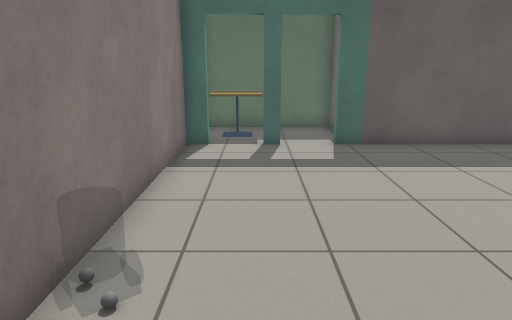
View 1 (above)

17 first-person views from a walk through a robot-simulator world made for Gazebo. The camera is 1.2 m above the floor, tilts 14° down and sees 70° across. The floor is counted in squares, 0.5 m on a side. Each view is taken from the middle of a square. On the plan, view 1 faces up. The plan holds only what a view shows up to about 20 squares ahead; the rest is blank. Simple patterns stand in for the simulator's built-in surfaces.

View 2
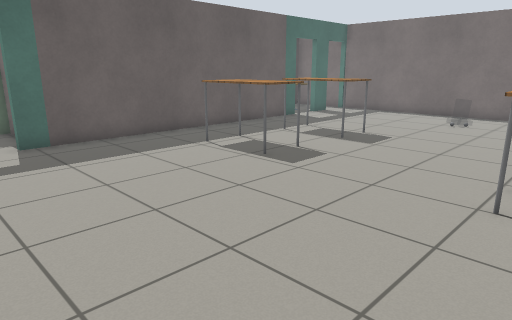

View 3
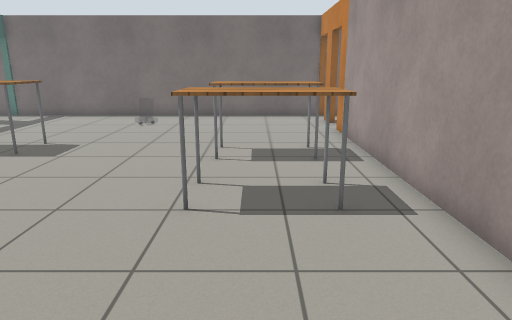

View 4
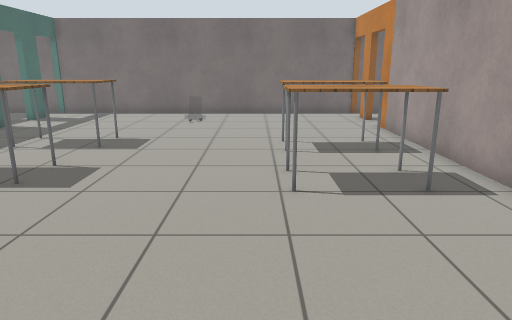

View 5
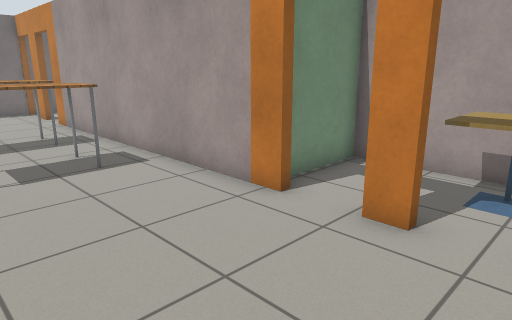

View 6
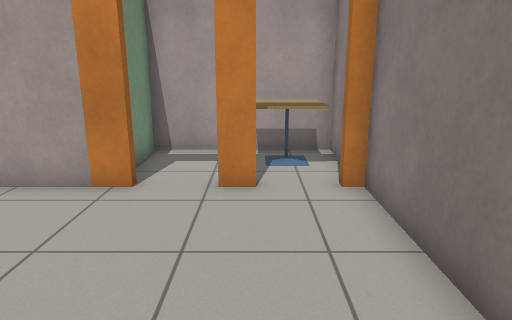

View 7
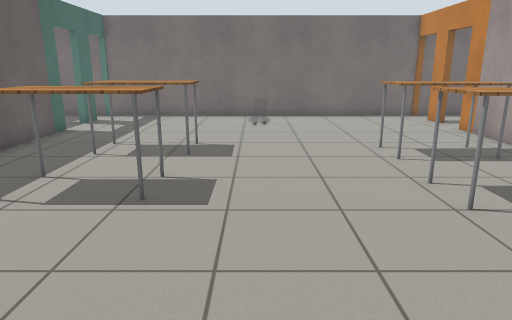

View 8
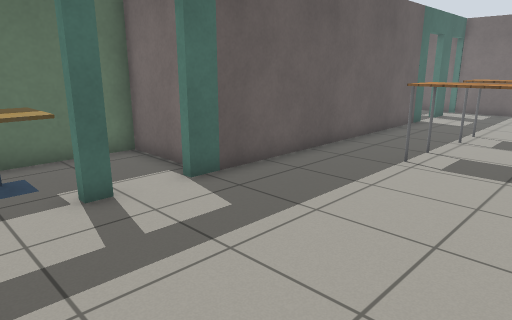

View 9
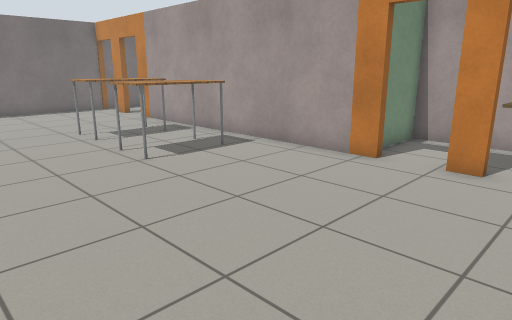

View 10
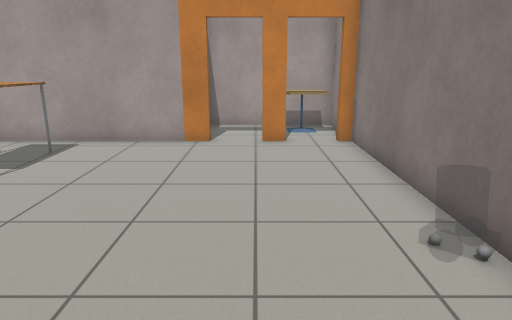

View 11
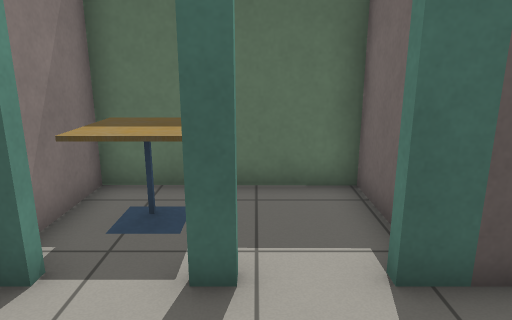

View 12
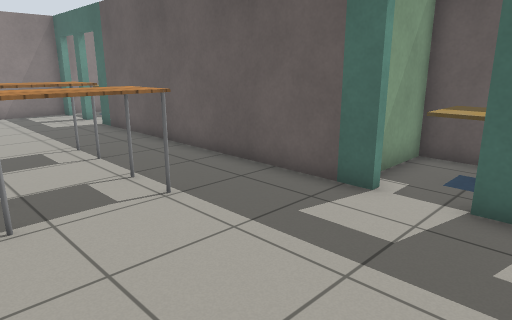

View 13
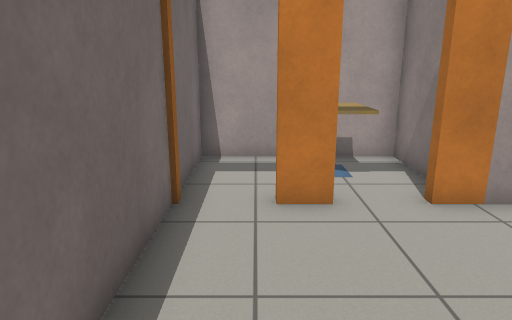

View 14
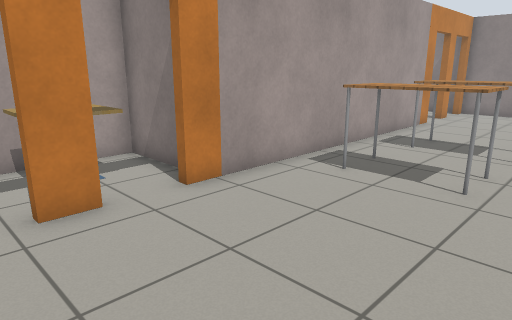

View 15
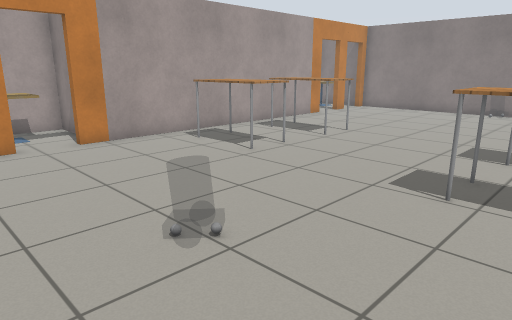

View 16
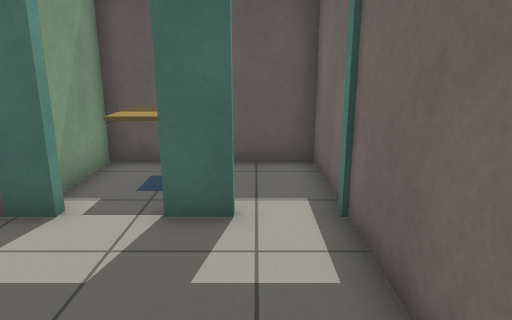

View 17
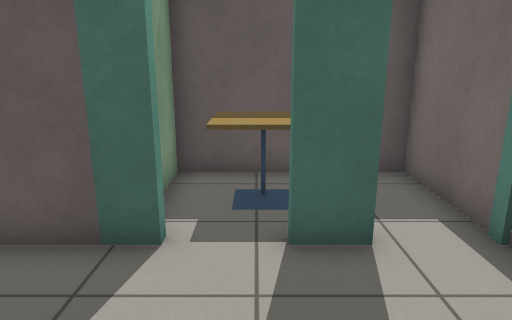

### Floor plan
Points are (right, up) in squares from view 1. A wall is a line through its corners. A room is listed if a view was taken in it or the views show most of it. See-through windows are left out.
Room 1 (views 1, 2, 3, 4, 5, 6, 7, 8, 9, 10, 11, 12, 13, 14, 15, 16, 17)
walls: (15.7, 11.7) (2.5, 11.7); (2.5, -4.3) (15.9, -4.3); (0.9, 11.7) (0.1, 11.7); (17.5, -4.3) (18.6, -4.3); (-0.1, -4.3) (0.9, -4.3); (18.7, 11.7) (17.4, 11.7); (-1.5, 11.7) (-2.3, 11.7) (-2.3, -4.3) (-1.7, -4.3); (20.5, -4.5) (20.5, 12.1)
ways out: open door at (0.5, 12) to room 2; open door at (16.5, 12) to room 3; open door at (19.5, 12) to room 3; open door at (16.7, -4.3) to room 4; open door at (19.5, -4.5) to room 4; open door at (0.5, -4.3) to room 5
objects: person (-2, 3); table (7, -2) to (8, 0); table (8, 6) to (9, 9); table (11, -3) to (12, 0); table (12, 6) to (13, 9); person (17, 4)
Room 2 (no view inside)
walls: (3.1, 12.8) (3.1, 15.4) (-2.3, 15.4) (-2.3, 12.1)
ways out: open door at (0.5, 12) to room 1
objects: cafe table (-1, 13) to (0, 14)
Room 3 (no view inside)
walls: (17.9, 15.3) (15.1, 15.3) (15.1, 12.9); (20.5, 12.1) (20.5, 15.3) (18.4, 15.3)
ways out: open door at (16.5, 12) to room 1; open door at (19.5, 12) to room 1
objects: cafe table (16, 13) to (18, 14)
Room 4 (no view inside)
walls: (15.1, -5.5) (15.1, -8) (20.5, -8) (20.5, -4.5)
ways out: open door at (16.7, -4.3) to room 1; open door at (19.5, -4.5) to room 1
objects: cafe table (16, -7) to (18, -6)
Room 5 (no view inside)
walls: (-2.3, -6.5) (-2.3, -8) (3.1, -8) (3.1, -5.2)
ways out: open door at (0.5, -4.3) to room 1
objects: cafe table (-1, -7) to (0, -6)

Positions as (right, up) in squares from view 1, and headings:
1: (0, 0), facing up
2: (0, -1), facing up-right
3: (1, -1), facing right
4: (0, 1), facing right
5: (-2, 1), facing down-right
6: (0, 3), facing down
7: (1, 4), facing right
8: (-2, 5), facing up-right
9: (-2, 5), facing down-right
10: (1, 8), facing down
11: (1, 8), facing up
12: (19, 5), facing up-left
13: (19, 2), facing down
14: (20, 2), facing down-left
15: (20, 8), facing down-left
16: (19, 6), facing up
17: (17, 7), facing up
